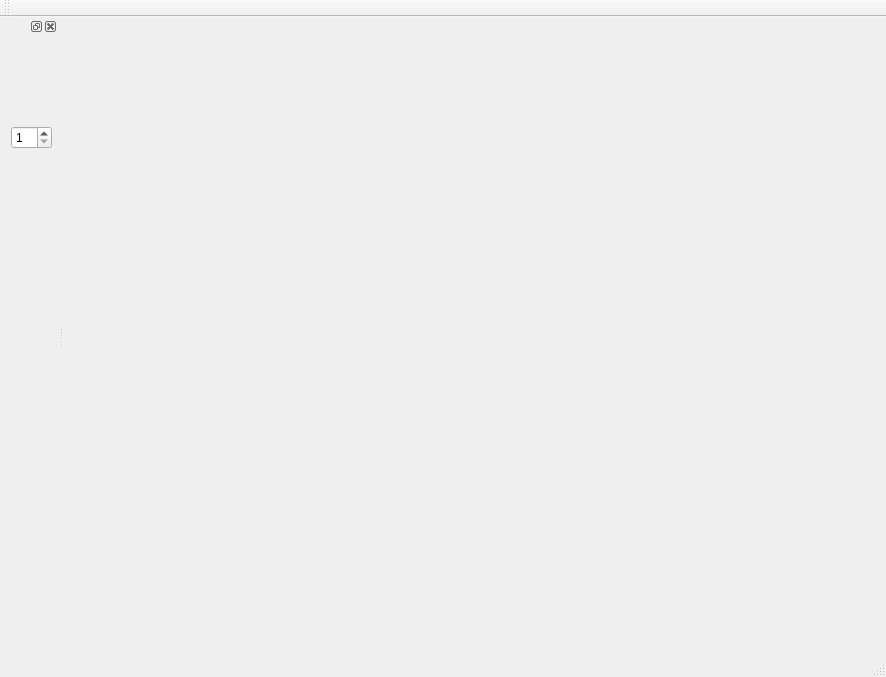
<?xml version="1.0" encoding="UTF-8"?>
<ui version="4.0">
 <class>MainWindow</class>
 <widget class="QMainWindow" name="MainWindow">
  <property name="geometry">
   <rect>
    <x>0</x>
    <y>0</y>
    <width>886</width>
    <height>677</height>
   </rect>
  </property>
  <property name="windowTitle">
   <string>MainWindow</string>
  </property>
  <widget class="QWidget" name="centralWidget"/>
  <widget class="QMenuBar" name="menuBar">
   <property name="geometry">
    <rect>
     <x>0</x>
     <y>0</y>
     <width>886</width>
     <height>25</height>
    </rect>
   </property>
  </widget>
  <widget class="QToolBar" name="mainToolBar">
   <attribute name="toolBarArea">
    <enum>TopToolBarArea</enum>
   </attribute>
   <attribute name="toolBarBreak">
    <bool>false</bool>
   </attribute>
  </widget>
  <widget class="QStatusBar" name="statusBar"/>
  <widget class="QDockWidget" name="dockWidget">
   <attribute name="dockWidgetArea">
    <number>1</number>
   </attribute>
   <widget class="QWidget" name="dockWidgetContents">
    <widget class="QWidget" name="verticalLayoutWidget">
     <property name="geometry">
      <rect>
       <x>0</x>
       <y>0</y>
       <width>351</width>
       <height>204</height>
      </rect>
     </property>
     <layout class="QVBoxLayout" name="verticalLayout">
      <item>
       <layout class="QHBoxLayout" name="horizontalLayout_3">
        <item>
         <widget class="QSpinBox" name="spinBox">
          <property name="minimum">
           <number>1</number>
          </property>
         </widget>
        </item>
        <item>
         <widget class="QSlider" name="horizontalSlider">
          <property name="minimum">
           <number>1</number>
          </property>
          <property name="maximum">
           <number>12</number>
          </property>
          <property name="pageStep">
           <number>1</number>
          </property>
          <property name="orientation">
           <enum>Qt::Horizontal</enum>
          </property>
         </widget>
        </item>
       </layout>
      </item>
      <item>
       <layout class="QHBoxLayout" name="horizontalLayout"/>
      </item>
     </layout>
    </widget>
   </widget>
  </widget>
 </widget>
 <layoutdefault spacing="6" margin="11"/>
 <resources/>
 <connections>
  <connection>
   <sender>horizontalSlider</sender>
   <signal>valueChanged(int)</signal>
   <receiver>spinBox</receiver>
   <slot>setValue(int)</slot>
   <hints>
    <hint type="sourcelabel">
     <x>175</x>
     <y>105</y>
    </hint>
    <hint type="destinationlabel">
     <x>124</x>
     <y>107</y>
    </hint>
   </hints>
  </connection>
  <connection>
   <sender>spinBox</sender>
   <signal>valueChanged(int)</signal>
   <receiver>horizontalSlider</receiver>
   <slot>setValue(int)</slot>
   <hints>
    <hint type="sourcelabel">
     <x>113</x>
     <y>105</y>
    </hint>
    <hint type="destinationlabel">
     <x>169</x>
     <y>106</y>
    </hint>
   </hints>
  </connection>
 </connections>
</ui>
